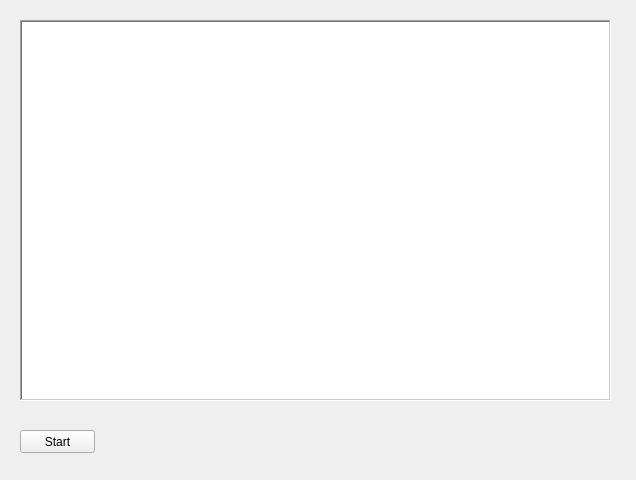
<?xml version="1.0" encoding="UTF-8"?>
<ui version="4.0">
 <class>Form</class>
 <widget class="QWidget" name="Form">
  <property name="geometry">
   <rect>
    <x>0</x>
    <y>0</y>
    <width>636</width>
    <height>480</height>
   </rect>
  </property>
  <property name="windowTitle">
   <string>Form</string>
  </property>
  <widget class="QTextEdit" name="terminal">
   <property name="geometry">
    <rect>
     <x>20</x>
     <y>20</y>
     <width>591</width>
     <height>381</height>
    </rect>
   </property>
   <property name="frameShape">
    <enum>QFrame::WinPanel</enum>
   </property>
   <property name="lineWrapMode">
    <enum>QTextEdit::NoWrap</enum>
   </property>
  </widget>
  <widget class="QPushButton" name="bt_start">
   <property name="geometry">
    <rect>
     <x>20</x>
     <y>430</y>
     <width>75</width>
     <height>23</height>
    </rect>
   </property>
   <property name="text">
    <string>Start</string>
   </property>
  </widget>
 </widget>
 <resources/>
 <connections/>
</ui>
